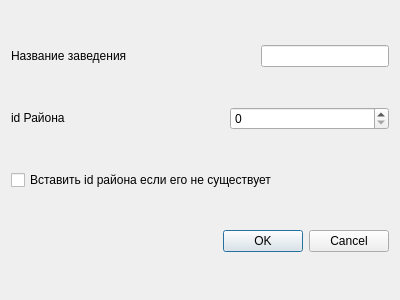
<?xml version="1.0" encoding="UTF-8"?>
<ui version="4.0">
 <class>Dialog</class>
 <widget class="QDialog" name="Dialog">
  <property name="geometry">
   <rect>
    <x>0</x>
    <y>0</y>
    <width>400</width>
    <height>300</height>
   </rect>
  </property>
  <property name="windowTitle">
   <string>Dialog</string>
  </property>
  <layout class="QGridLayout" name="gridLayout">
   <item row="0" column="0">
    <layout class="QHBoxLayout" name="horizontalLayout">
     <item>
      <widget class="QLabel" name="label">
       <property name="sizePolicy">
        <sizepolicy hsizetype="Minimum" vsizetype="Preferred">
         <horstretch>0</horstretch>
         <verstretch>0</verstretch>
        </sizepolicy>
       </property>
       <property name="text">
        <string>Название заведения</string>
       </property>
       <property name="wordWrap">
        <bool>true</bool>
       </property>
      </widget>
     </item>
     <item>
      <spacer name="horizontalSpacer">
       <property name="orientation">
        <enum>Qt::Orientation::Horizontal</enum>
       </property>
       <property name="sizeType">
        <enum>QSizePolicy::Policy::Expanding</enum>
       </property>
       <property name="sizeHint" stdset="0">
        <size>
         <width>40</width>
         <height>20</height>
        </size>
       </property>
      </spacer>
     </item>
     <item>
      <widget class="QLineEdit" name="lineEdit">
       <property name="sizePolicy">
        <sizepolicy hsizetype="MinimumExpanding" vsizetype="Fixed">
         <horstretch>0</horstretch>
         <verstretch>0</verstretch>
        </sizepolicy>
       </property>
      </widget>
     </item>
    </layout>
   </item>
   <item row="1" column="0">
    <layout class="QHBoxLayout" name="horizontalLayout_2">
     <item>
      <widget class="QLabel" name="label_2">
       <property name="sizePolicy">
        <sizepolicy hsizetype="Minimum" vsizetype="Fixed">
         <horstretch>0</horstretch>
         <verstretch>0</verstretch>
        </sizepolicy>
       </property>
       <property name="text">
        <string>id Района</string>
       </property>
       <property name="wordWrap">
        <bool>true</bool>
       </property>
      </widget>
     </item>
     <item>
      <spacer name="horizontalSpacer_2">
       <property name="orientation">
        <enum>Qt::Orientation::Horizontal</enum>
       </property>
       <property name="sizeType">
        <enum>QSizePolicy::Policy::Expanding</enum>
       </property>
       <property name="sizeHint" stdset="0">
        <size>
         <width>40</width>
         <height>20</height>
        </size>
       </property>
      </spacer>
     </item>
     <item>
      <widget class="QSpinBox" name="spinBox">
       <property name="sizePolicy">
        <sizepolicy hsizetype="MinimumExpanding" vsizetype="Fixed">
         <horstretch>0</horstretch>
         <verstretch>0</verstretch>
        </sizepolicy>
       </property>
       <property name="correctionMode">
        <enum>QAbstractSpinBox::CorrectionMode::CorrectToNearestValue</enum>
       </property>
       <property name="maximum">
        <number>5</number>
       </property>
      </widget>
     </item>
    </layout>
   </item>
   <item row="2" column="0">
    <layout class="QHBoxLayout" name="horizontalLayout_3">
     <item>
      <widget class="QCheckBox" name="checkBox">
       <property name="layoutDirection">
        <enum>Qt::LayoutDirection::LeftToRight</enum>
       </property>
       <property name="text">
        <string>Вставить id района если его не существует</string>
       </property>
       <property name="checkable">
        <bool>true</bool>
       </property>
       <property name="tristate">
        <bool>false</bool>
       </property>
      </widget>
     </item>
    </layout>
   </item>
   <item row="3" column="0">
    <widget class="QDialogButtonBox" name="buttonBox">
     <property name="orientation">
      <enum>Qt::Orientation::Horizontal</enum>
     </property>
     <property name="standardButtons">
      <set>QDialogButtonBox::StandardButton::Cancel|QDialogButtonBox::StandardButton::Ok</set>
     </property>
    </widget>
   </item>
  </layout>
 </widget>
 <resources/>
 <connections>
  <connection>
   <sender>buttonBox</sender>
   <signal>accepted()</signal>
   <receiver>Dialog</receiver>
   <slot>accept()</slot>
   <hints>
    <hint type="sourcelabel">
     <x>248</x>
     <y>254</y>
    </hint>
    <hint type="destinationlabel">
     <x>157</x>
     <y>274</y>
    </hint>
   </hints>
  </connection>
  <connection>
   <sender>buttonBox</sender>
   <signal>rejected()</signal>
   <receiver>Dialog</receiver>
   <slot>reject()</slot>
   <hints>
    <hint type="sourcelabel">
     <x>316</x>
     <y>260</y>
    </hint>
    <hint type="destinationlabel">
     <x>286</x>
     <y>274</y>
    </hint>
   </hints>
  </connection>
 </connections>
</ui>
